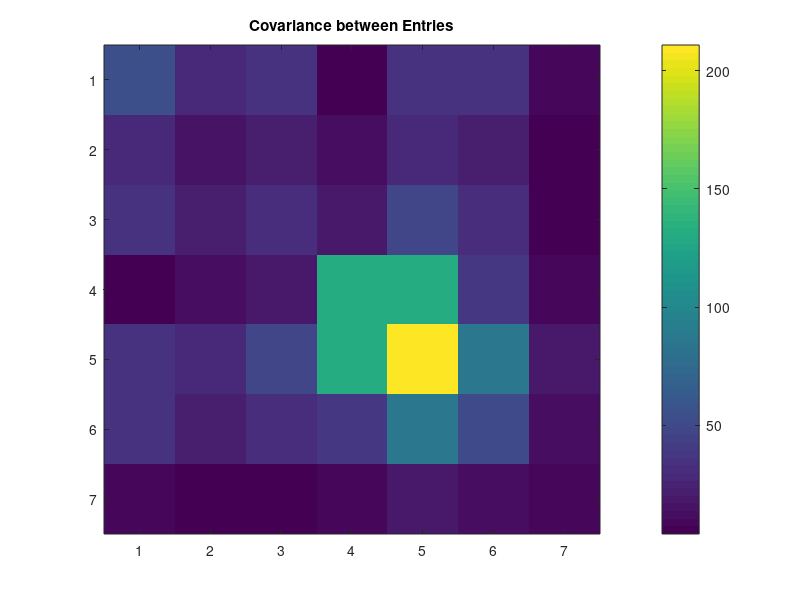

This chart was generated by the following MATLAB code:
close all;
clear;
clc;

%% 
% Sample Covariance matrix taken from the paper:
% Selecting band combinations from multispectral data, Sheffield
% They have computed the most relevant features from this matrix
% Optimal Ordering in decreasing Order is: 5, 4, 1, 7, 6, 3, 2

C = [53.32, 27.41, 35.74, 5.86, 36.04, 33.56, 7.77;
     27.41, 17.01, 21.35, 11.36, 29.35, 21.29, 4.13;
     35.74, 21.35, 31.66, 20.01, 46.46, 31.03, 6.69;
     5.86, 11.36, 20.01, 131.71, 131.64, 38.14, 8.26;
     36.04, 29.35, 46.56, 131.64, 210.83, 86.25, 19.10;
     33.56, 21.29, 31.03, 38.14, 86.25, 50.01, 11.51;
     7.77, 4.13, 6.69, 8.26, 19.10, 11.51, 9.80];

% convert the covariance matrix to correaltion matrix if needed
% while working with entities of uneven scale
% Use [ExpSigma,ExpCorrC] = cov2corr(ExpCovariance) for that
 
figure;
imagesc(C);
title 'Covariance between Entries';
colorbar;
 
%% iterative_backward
 
k = size(C,1); % counter
max_k = size(C,1); % number of elements
n = 1; % count size
SsX = C; % temp variable for sub-determinant
val_det_back = zeros(1,max_k); % list of sub-determinant values after each exclusion
identity_det_back = zeros(1,max_k); % list of sub-determinant index chosen
list = 1:max_k; 

while k>=n
    adjX = inv(SsX) * det(SsX); % compute adjoint of matrix
    detval = diag(adjX); % compute sub-determinant values
    [maxval,argmax] = max(detval(:)); % choose the max
    val_det_back(1,max_k-k+1) = maxval;
    SsX(argmax,:) = []; % remove column entries for rejected index
    SsX(:,argmax) = []; % remove row enties for rejected index
    identity_det_back(1,k) = list(argmax);
    list(argmax) = [];
    k = k-1;
end

%%

disp('Iterative Backward Approach');
disp('Entries with decresing order of importance:');
disp(identity_det_back);
disp('Corresponding sub-determinant value:');
disp(num2str(val_det_back(:).'))



